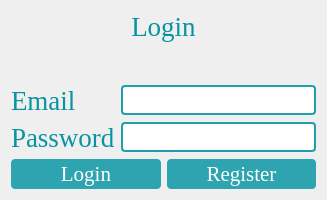
             <widget class="QWidget" name="page_3">
              <layout class="QGridLayout" name="gridLayout_4">
               <item row="4" column="0" colspan="3">
                <layout class="QHBoxLayout" name="horizontalLayout_2">
                 <item>
                  <widget class="QPushButton" name="pushButton">
                   <property name="font">
                    <font>
                     <family>Times New Roman</family>
                     <pointsize>16</pointsize>
                     <weight>9</weight>
                     <italic>false</italic>
                     <bold>false</bold>
                    </font>
                   </property>
                   <property name="styleSheet">
                    <string notr="true">QPushButton{
	color: rgb(255, 255, 255);
	background-color: rgb(45, 164, 175);
	border-radius:4px;
	padding-top:3px;
	padding-bottom:3px;
}

QPushButton:hover{
	
	color: rgb(29, 157, 169);
	border:2px solid #1f9faa;
	background-color:rgb(255, 255, 255);
}</string>
                   </property>
                   <property name="text">
                    <string>Login</string>
                   </property>
                  </widget>
                 </item>
                 <item>
                  <widget class="QPushButton" name="pushButton_2">
                   <property name="font">
                    <font>
                     <family>Times New Roman</family>
                     <pointsize>16</pointsize>
                     <weight>9</weight>
                     <italic>false</italic>
                     <bold>false</bold>
                    </font>
                   </property>
                   <property name="styleSheet">
                    <string notr="true">QPushButton{
	color: rgb(255, 255, 255);
	background-color: rgb(45, 164, 175);
	border-radius:4px;
	padding-top:3px;
	padding-bottom:3px;
}

QPushButton:hover{
	
	color: rgb(29, 157, 169);
	border:2px solid #1f9faa;
	background-color:rgb(255, 255, 255);
}</string>
                   </property>
                   <property name="text">
                    <string>Register</string>
                   </property>
                  </widget>
                 </item>
                </layout>
               </item>
               <item row="2" column="0">
                <widget class="QLabel" name="label_2">
                 <property name="font">
                  <font>
                   <family>Times New Roman</family>
                   <pointsize>20</pointsize>
                   <weight>9</weight>
                   <italic>false</italic>
                   <bold>false</bold>
                  </font>
                 </property>
                 <property name="styleSheet">
                  <string notr="true">color: rgb(7, 148, 161);</string>
                 </property>
                 <property name="text">
                  <string>Email</string>
                 </property>
                </widget>
               </item>
               <item row="0" column="0" colspan="3">
                <widget class="QLabel" name="label_10">
                 <property name="sizePolicy">
                  <sizepolicy hsizetype="Preferred" vsizetype="Fixed">
                   <horstretch>0</horstretch>
                   <verstretch>0</verstretch>
                  </sizepolicy>
                 </property>
                 <property name="font">
                  <font>
                   <family>Times New Roman</family>
                   <pointsize>20</pointsize>
                   <weight>9</weight>
                   <italic>false</italic>
                   <bold>false</bold>
                  </font>
                 </property>
                 <property name="styleSheet">
                  <string notr="true">color: rgb(7, 148, 161);</string>
                 </property>
                 <property name="text">
                  <string>Login</string>
                 </property>
                 <property name="alignment">
                  <set>Qt::AlignCenter</set>
                 </property>
                </widget>
               </item>
               <item row="3" column="1" colspan="2">
                <widget class="QLineEdit" name="lineEdit_2">
                 <property name="font">
                  <font>
                   <family>Times New Roman</family>
                   <pointsize>16</pointsize>
                  </font>
                 </property>
                 <property name="styleSheet">
                  <string notr="true">color: rgb(7, 148, 161);
border:2px solid #1f9faa;
border-radius:4px;</string>
                 </property>
                 <property name="echoMode">
                  <enum>QLineEdit::Password</enum>
                 </property>
                </widget>
               </item>
               <item row="1" column="0" colspan="3">
                <widget class="QLabel" name="label_11">
                 <property name="sizePolicy">
                  <sizepolicy hsizetype="Preferred" vsizetype="Fixed">
                   <horstretch>0</horstretch>
                   <verstretch>0</verstretch>
                  </sizepolicy>
                 </property>
                 <property name="font">
                  <font>
                   <family>Times New Roman</family>
                   <pointsize>20</pointsize>
                   <weight>9</weight>
                   <italic>false</italic>
                   <bold>false</bold>
                  </font>
                 </property>
                 <property name="styleSheet">
                  <string notr="true">color: rgb(255, 0, 0);</string>
                 </property>
                 <property name="text">
                  <string/>
                 </property>
                 <property name="alignment">
                  <set>Qt::AlignCenter</set>
                 </property>
                </widget>
               </item>
               <item row="3" column="0">
                <widget class="QLabel" name="label_3">
                 <property name="font">
                  <font>
                   <family>Times New Roman</family>
                   <pointsize>20</pointsize>
                   <weight>9</weight>
                   <italic>false</italic>
                   <bold>false</bold>
                  </font>
                 </property>
                 <property name="styleSheet">
                  <string notr="true">color: rgb(7, 148, 161);</string>
                 </property>
                 <property name="text">
                  <string>Password</string>
                 </property>
                </widget>
               </item>
               <item row="2" column="1" colspan="2">
                <widget class="QLineEdit" name="lineEdit">
                 <property name="font">
                  <font>
                   <family>Times New Roman</family>
                   <pointsize>16</pointsize>
                  </font>
                 </property>
                 <property name="styleSheet">
                  <string notr="true">color: rgb(7, 148, 161);
border:2px solid #1f9faa;
border-radius:4px;</string>
                 </property>
                </widget>
               </item>
              </layout>
             </widget>
